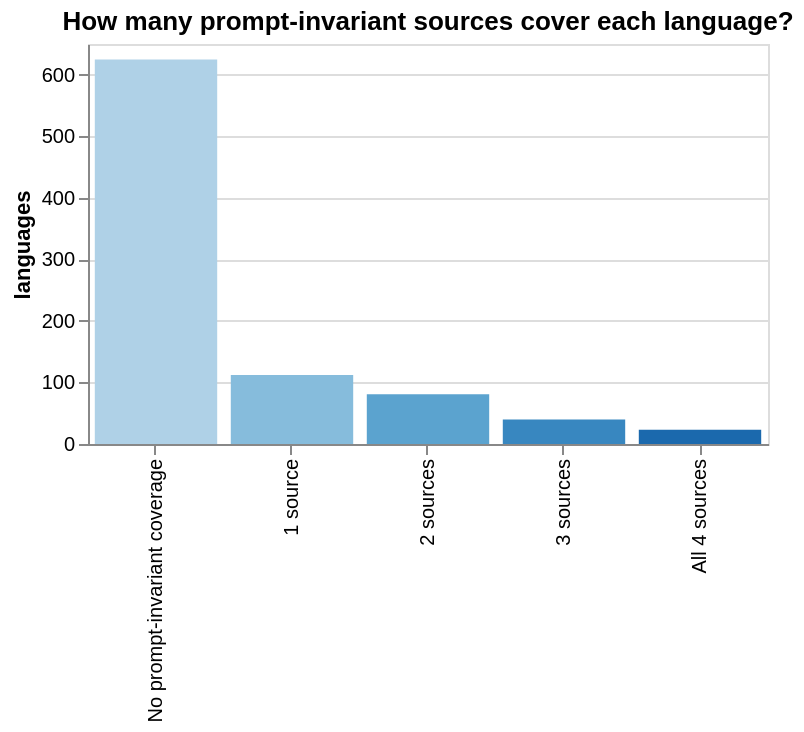

Here is the notebook cell this chart was saved with:
### Markdown cell above
## 3.2 — Source Overlap and Contribution

Coverage alone can hide whether a source adds new evidence or merely repeats another source's footprint. Here I count how many languages have zero, one, two, three, or all four prompt-invariant sources. I then ask what each source contributes: unique coverage, corroboration, source-term leakage, automated review signals, and search-ready retention.

I do not rank the sources on a single quality scale. A source can add coverage and still produce outputs that require review.

### Code cell
# Source overlap: how many prompt-invariant sources cover each language?
df["n_baseline"] = sum(
    df[col].notna().astype(int)
    for col in BASELINE_SERVICES.values()
    if col in df.columns
)

overlap_counts = df["n_baseline"].value_counts().sort_index().reset_index()
overlap_counts.columns = ["n_services", "n_languages"]
overlap_counts["label"] = overlap_counts["n_services"].map({
    0: "No prompt-invariant coverage",
    1: "1 source",
    2: "2 sources",
    3: "3 sources",
    4: "All 4 sources",
})

print(f"Prompt-invariant source overlap across {total_langs:,} pipeline languages:")
for _, r in overlap_counts.iterrows():
    pct = r["n_languages"] / total_langs * 100
    print(f"  {r['label']:25s}: {r['n_languages']:4d}  ({pct:.1f}%)")

overlap_bar = alt.Chart(overlap_counts).mark_bar().encode(
    x=alt.X("label:N",
            sort=["No prompt-invariant coverage","1 source","2 sources","3 sources","All 4 sources"],
            title=None),
    y=alt.Y("n_languages:Q", title="languages"),
    color=alt.Color("n_services:O", scale=alt.Scale(scheme="blues"), legend=None),
    tooltip=["label:N", "n_languages:Q"],
).properties(width=340, height=200, title="How many prompt-invariant sources cover each language?")
display(overlap_bar)

zero_by_fam = (
    df[df["n_baseline"] == 0]
    .groupby("language_family")["language_code"]
    .nunique()
    .sort_values(ascending=False)
    .reset_index(name="n_zero")
)
print(f"\nZero prompt-invariant coverage languages by family:")
for _, r in zero_by_fam.iterrows():
    total_fam = df[df["language_family"] == r["language_family"]]["language_code"].nunique()
    pct = r["n_zero"] / total_fam * 100
    print(f"  {r['language_family']:45s}: {r['n_zero']:3d}/{total_fam:3d} ({pct:.0f}%)")

### Figure 1 — Vega specification as saved in the notebook (floating-point values rounded to 4 significant figures)
{"$schema": "https://vega.github.io/schema/vega/v6.json", "data": [{"name": "source_0"}, {"name": "data_0", "values": [{"label": "No prompt-invariant coverage", "n_languages": 625, "n_languages_end": 625.0, "n_languages_start": 0.0, "n_services": 0}, {"label": "1 source", "n_languages": 112, "n_languages_end": 112.0, "n_languages_start": 0.0, "n_services": 1}, {"label": "2 sources", "n_languages": 81, "n_languages_end": 81.0, "n_languages_start": 0.0, "n_services": 2}, {"label": "3 sources", "n_languages": 40, "n_languages_end": 40.0, "n_languages_start": 0.0, "n_services": 3}, {"label": "All 4 sources", "n_languages": 23, "n_languages_end": 23.0, "n_languages_start": 0.0, "n_services": 4}]}, {"name": "source_0_x_domain_label", "values": [{"label": "No prompt-invariant coverage", "sort_field": 0.0}, {"label": "1 source", "sort_field": 1.0}, {"label": "2 sources", "sort_field": 2.0}, {"label": "3 sources", "sort_field": 3.0}, {"label": "All 4 sources", "sort_field": 4.0}]}, {"name": "data_0_color_domain_n_services", "values": [{"n_services": 0}, {"n_services": 1}, {"n_services": 2}, {"n_services": 3}, {"n_services": 4}]}], "marks": [{"type": "rect", "name": "marks", "from": {"data": "data_0"}, "encode": {"update": {"y2": {"field": "n_languages_start", "scale": "y"}, "x": {"field": "label", "scale": "x"}, "width": {"signal": "max(0.25, bandwidth('x'))"}, "fill": {"field": "n_services", "scale": "color"}, "tooltip": {"signal": "{\"label\": isValid(datum[\"label\"]) ? datum[\"label\"] : \"\"+datum[\"label\"], \"n_languages\": format(datum[\"n_languages\"], \"\")}"}, "y": {"field": "n_languages_end", "scale": "y"}}}, "style": ["bar"]}], "scales": [{"name": "x", "type": "band", "domain": {"data": "source_0_x_domain_label", "field": "label", "sort": {"op": "max", "field": "sort_field"}}, "range": [0, {"signal": "width"}], "paddingInner": 0.1, "paddingOuter": 0.05}, {"name": "y", "type": "linear", "domain": {"data": "data_0", "fields": ["n_languages_start", "n_languages_end"]}, "range": [{"signal": "height"}, 0], "zero": true, "nice": true}, {"name": "color", "type": "ordinal", "domain": {"data": "data_0_color_domain_n_services", "field": "n_services", "sort": true}, "range": {"scheme": "blues"}, "interpolate": "hcl"}], "axes": [{"scale": "y", "grid": true, "labels": false, "aria": false, "orient": "left", "ticks": false, "domain": false, "zindex": 0, "gridScale": "x", "minExtent": 0, "tickCount": {"signal": "ceil(height/40)"}, "maxExtent": 0}, {"scale": "x", "labelAlign": "right", "labelAngle": 270, "grid": false, "labelBaseline": "middle", "orient": "bottom", "zindex": 0}, {"scale": "y", "tickCount": {"signal": "ceil(height/40)"}, "grid": false, "zindex": 0, "title": "languages", "orient": "left", "labelOverlap": true}], "title": {"text": "How many prompt-invariant sources cover each language?", "frame": "group"}, "background": "white", "height": 200, "padding": 5, "style": "cell", "width": 340}
